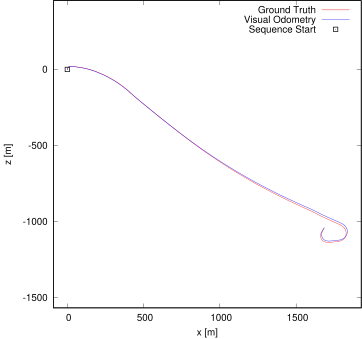

Reproduce this figure in gnuplot.
set term postscript eps enhanced color
set output "01.eps"
set size ratio -1
set xrange [-91:1927]
set yrange [-1567:452]
set xlabel "x [m]"
set ylabel "z [m]"
plot "01.txt" using 1:2 lc rgb "#FF0000" title 'Ground Truth' w lines,"01.txt" using 3:4 lc rgb "#0000FF" title 'Visual Odometry' w lines,"< head -1 01.txt" using 1:2 lc rgb "#000000" pt 4 ps 1 lw 2 title 'Sequence Start' w points
